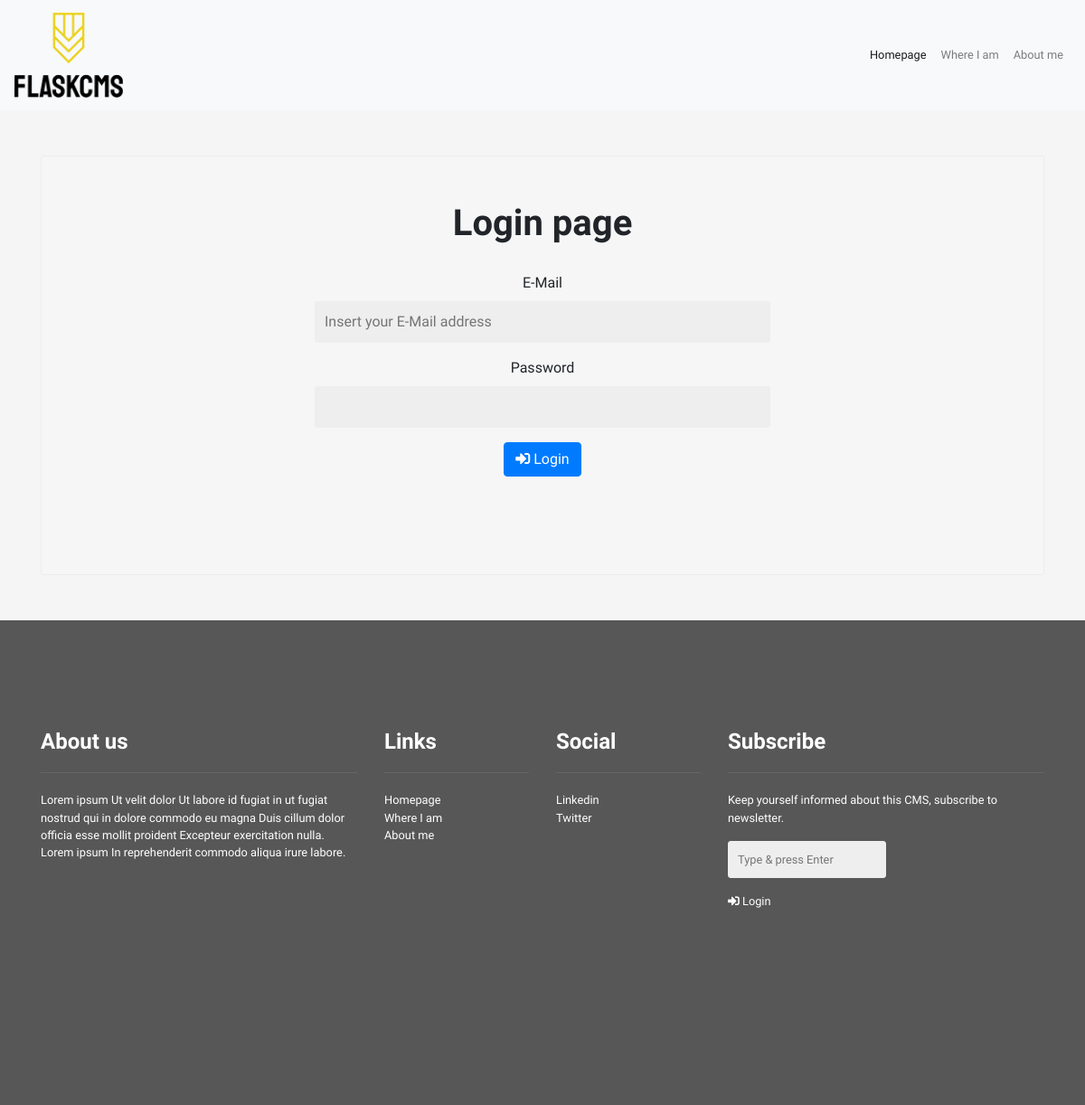
The page /admin on the database its author committed.
### tables this page shows
CREATE TABLE 'pages' ('idpages' integer PRIMARY KEY AUTOINCREMENT NOT NULL, 'is_visible' integer DEFAULT 0 , 'title' varchar(500), 'subtitle' varchar(500), 'text' text, 'menu_item' integer DEFAULT 0 , 'menu_order' integer DEFAULT 0 , 'photo' varchar(150), 'locked' boolean DEFAULT 0, 'meta_title' varchar(150) DEFAULT '', 'meta_description' varchar(500), 'meta_keywords' varchar(150), 'meta_image' varchar(150), 'url' varchar(250));

### application.py (the view)
@app.route("/admin", methods=["GET", "POST"])
def admin():
    if 'user_id' in session:
        return redirect("/admin/home")
    else:
        this_page = load_page(db, "login")
        opt = global_options(db)
        menu = global_menu(db)
        return render_template("admin-login.html", opt = opt, page = this_page, menu = menu)

### application.py (called while the page is built)
@app.after_request
def after_request(response):
    response.headers["Cache-Control"] = "no-cache, no-store, must-revalidate"
    response.headers["Expires"] = 0
    response.headers["Pragma"] = "no-cache"
    return response

### helpers.py (called while the page is built)
def global_options(db):
    globals = db.execute("SELECT * FROM options WHERE id=1")
    return globals[0]

def load_page(db, url):
    page = db.execute("SELECT * FROM pages WHERE url = :url AND is_visible=1",
                        url = url)
    print(f"[load_page] page {page}")
    if len(page) == 0:
        return False
    else:
        return page[0]

def global_menu(db):
    menu = db.execute("SELECT url, title FROM pages WHERE is_visible=1 AND menu_item=1 ORDER BY menu_order ASC")
    return menu

### templates/admin-login.html (shortened to what this page needs)
<!DOCTYPE html>
<html lang="en">
    <head>
        <link href="https://maxcdn.bootstrapcdn.com/bootstrap/4.1.3/css/bootstrap.min.css" rel="stylesheet">
        <link href="/static/css/style.css" rel="stylesheet">
        <link rel="stylesheet" href="https://cdnjs.cloudflare.com/ajax/libs/animate.css/4.0.0/animate.min.css" />
        <link rel="stylesheet" href="https://use.fontawesome.com/releases/v5.13.1/css/all.css">
    </head>
    <body>
      <nav class="navbar navbar-expand-lg navbar-light bg-light">
          <a class="navbar-brand" href="#">
            <img src="/static/img/logo_small.png" alt="SITE_NAME logo" />
          </a>
          <div class="collapse navbar-collapse" id="navbarSupportedContent">
            <ul class="navbar-nav ">
              {%
              for item in menu
              %}
              {% if item.url == 'homepage' %}
              <li class="nav-item active">
                <a class="nav-link" href="/">{{item.title}}</a>
              </li>
              {% else %}
              <li class="nav-item">
                <a class="nav-link" href="/pages/{{item.url}}">{{item.title}}</a>
              </li>
              {% endif %}
              {%
              endfor
              %}
            </ul>
          </div>
      </nav>
      <div id="contents">
        <div class="container">
            <div class="login-module">
                <h1>Login page</h1>
                <form method="post" action="/admin/login" id="frmLogin" name="frmLogin">
                    <div class="form-group">
                        <label for="email">E-Mail</label>
                        <input type="email" id="email" name="email" placeholder="Insert your E-Mail address" />
                    </div>
                    <div class="form-group">
                        <label for="password">Password</label>
                        <input type="password" id="password" name="password" />
                    </div>
                    <div class="form-group">
                        <button type="button" id="btnLogin" class="btn btn-primary"><i class="fas fa-sign-in-alt"></i> Login</button>
                    </div>
                </form>
            </div>
        </div>
      </div>
      <footer>
        <div class="container">
        <div class="row">
          <div class="col-sm-12 col-md-4">
            <h4>About us</h4>
            <p>
              Lorem ipsum Ut velit dolor Ut labore id fugiat in ut fugiat nostrud qui in dolore commodo eu magna Duis cillum dolor officia esse mollit proident Excepteur exercitation nulla. Lorem ipsum In reprehenderit commodo aliqua irure labore.
            </p>
          </div>
          <div class="col-sm-12 col-md-2">
            <h4>Links</h4>
            <ul>
              {%
              for item in menu
              %}
              {% if item.url == 'homepage' %}
              <li class="nav-item active">
                <a class="nav-link" href="/">{{item.title}}</a>
              </li>
              {% else %}
              <li class="nav-item">
                <a class="nav-link" href="/pages/{{item.url}}">{{item.title}}</a>
              </li>
              {% endif %}
              {%
              endfor
              %}
            </ul>
          </div>
          <div class="col-sm-12 col-md-2">
            <h4>Social</h4>
            <ul>
              <li><a href="https://www.linkedin.com/in/alessandro-mussini-86315849/" target="_blank" rel="noopener">Linkedin</a></li>
              <li><a href="https://twitter.com/alemussini" target="_blank" rel="noopener">Twitter</a></li>
            </ul>
          </div>
          <div class="col-sm-12 col-md-4">
            <h4>Subscribe</h4>
            <p>
              Keep yourself informed about this CMS, subscribe to newsletter.
            </p>
            <p>
              <input type="email" placeholder="Type & press Enter" />
            </p>
            <p>
              <a href="/admin"><i class="fas fa-sign-in-alt"></i> Login</a>
            </p>
          </div>
        </div>
      </div>
      </footer>
    </body>
</html>

### static/css/style.css (style rules this page uses)
body { font-family: 'Arimo', sans-serif; font-size: 16px; background-color: #f5f5f5; }
h1, h2, h3, h4, h5, h6 { font-family: 'Muli', cursive; font-weight: 800; }
nav.navbar { background-color: #eaeaea; }
.login-module { border: 1px solid #ececec; border-radius: 3px; text-align: center; padding: 50px; background-color: #f6f6f6; }
.login-module form { margin: 30px 0 0 0; }
.login-module label { display: block; }
input[type="email"], input[type="password"], input[type="text"], select.form-control, input[type="file"], input[type="number"] { background-color: #eeeeee; padding: 10px; width: 50%; border: 1px solid #eeeeee; border-radius: 3px; height: auto; }
.navbar-expand-lg { justify-content: space-between; }
.navbar-collapse { flex-grow: 0; }
.navbar-brand img { width: 120px; }
nav.navbar, footer { font-size: 80%; }
#contents { padding: 50px 0; }
.page_content, #contents { max-width: 1600px; margin: auto; }
footer { padding: 120px 0 200px 0; background: #575757; color: #FFF; }
footer h4 { margin: 0; margin-bottom: 0px; border-bottom: 1px solid #666565; padding-bottom: 20px; margin-bottom: 20px; }
footer ul { list-style: none; padding: 0; }
footer a { color: #fff; }
footer input { padding: 15px 22px; font-family: 'Arimo', sans-serif; border: none; border-radius: 3px; background-color: #d0d0d0; }
footer .nav-link { padding: 0; }

### rows shown on the page
pages: title "Homepage"
pages: title "Where I am"
pages: title "About me"
